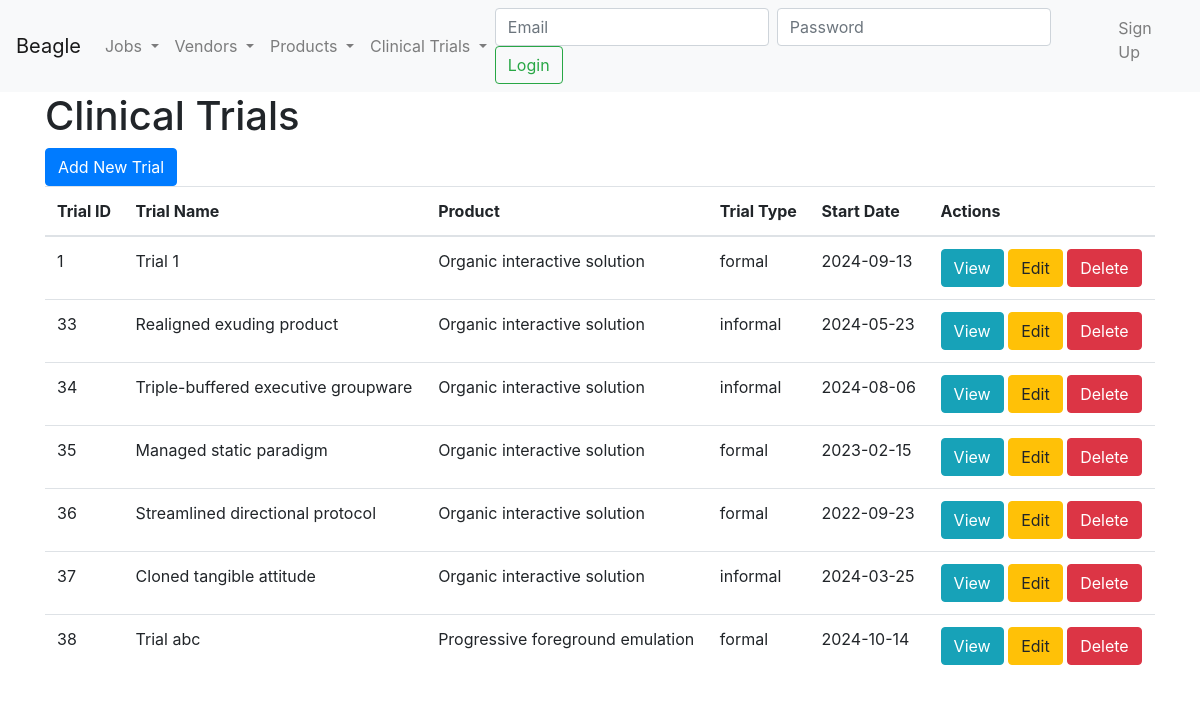
/trials, run on the app's committed database.
### model.py (models this page shows)
class ClinicalTrial(Base):
    __tablename__ = 'clinical_trials'
    TrialID = Column(Integer, primary_key=True)
    TrialName = Column(String, nullable=False)
    Description = Column(String)
    StartDate = Column(Date, nullable=False)
    EndDate = Column(Date)
    TrialType = Column(Enum('formal', 'informal', name='trial_type_enum'), nullable=False)
    ProductID = Column(String, ForeignKey('products.ProductID'))
    product = relationship('Product', back_populates='clinical_trials')
    enrollments = relationship('TrialEnrollment', back_populates='trial')
    standards = relationship('ClinicalTrialStandard', back_populates='trial')

class Product(Base):
    __tablename__ = 'products'
    ProductID = Column(String, primary_key=True)
    ProductName = Column(String, nullable=False)
    Description = Column(String)
    ResultsDisplayedInIDS7 = Column(Boolean)
    DICOMOutput = Column(String)
    WorklistIntegration = Column(Boolean)
    PrePopulatedReports = Column(Boolean)
    ProductType = Column(String)
    VendorID = Column(String, ForeignKey('vendors.VendorID'))
    vendor_ = relationship('Vendor', back_populates='products')
    pathologies = relationship('ProductPathology', back_populates='product')
    approvals = relationship('RegulatoryApproval', back_populates='product_')
    clinical_trials = relationship('ClinicalTrial', back_populates='product')

### clinical_trial.py (the view)
@app.route('/trials')
def list_trials_gui():
    session = Session
    try:
        trials = session.query(ClinicalTrial).options(joinedload(ClinicalTrial.product)).all()
        return render_template('clinical_trial/trails.html', trials=trials)
    except Exception as e:
        traceback.print_exc()
        abort(500, description=str(e))

### app.py (called while the page is built)
@app.context_processor
def inject_get_job_status():
    return dict(get_job_status=get_job_status)

### templates/clinical_trial/trails.html
{% extends 'base.html' %}
{% block content %}
<h1>Clinical Trials</h1>
<a href="{{ url_for('add_trial_gui') }}" class="btn btn-primary">Add New Trial</a>
<table class="table">
    <thead>
        <tr>
            <th>Trial ID</th>
            <th>Trial Name</th>
            <th>Product</th>
            <th>Trial Type</th>
            <th>Start Date</th>
            <th>Actions</th>
        </tr>
    </thead>
    <tbody>
        {% for trial in trials %}
        <tr>
            <td>{{ trial.TrialID }}</td>
            <td>{{ trial.TrialName }}</td>
            <td>{{ trial.product.ProductName }}</td>
            <td>{{ trial.TrialType }}</td>
            <td>{{ trial.StartDate.strftime('%Y-%m-%d') }}</td>
            <td>
                <a href="{{ url_for('trial_detail_gui', trial_id=trial.TrialID) }}" class="btn btn-info">View</a>
                <a href="{{ url_for('edit_trial_gui', trial_id=trial.TrialID) }}" class="btn btn-warning">Edit</a>
                <a href="{{ url_for('delete_trial_gui', trial_id=trial.TrialID) }}" class="btn btn-danger">Delete</a>
            </td>
        </tr>
        {% endfor %}
    </tbody>
</table>
{% endblock %}

### data on the page
ClinicalTrial: TrialID "1", TrialName "Trial 1", product.ProductName "Organic interactive solution", TrialType "formal", StartDate "2024-09-13"
ClinicalTrial: TrialID "33", TrialName "Realigned exuding product", product.ProductName "Organic interactive solution", TrialType "informal", StartDate "2024-05-23"
ClinicalTrial: TrialID "34", TrialName "Triple-buffered executive groupware", product.ProductName "Organic interactive solution", TrialType "informal", StartDate "2024-08-06"
ClinicalTrial: TrialID "35", TrialName "Managed static paradigm", product.ProductName "Organic interactive solution", TrialType "formal", StartDate "2023-02-15"
ClinicalTrial: TrialID "36", TrialName "Streamlined directional protocol", product.ProductName "Organic interactive solution", TrialType "formal", StartDate "2022-09-23"
ClinicalTrial: TrialID "37", TrialName "Cloned tangible attitude", product.ProductName "Organic interactive solution", TrialType "informal", StartDate "2024-03-25"
ClinicalTrial: TrialID "38", TrialName "Trial abc", product.ProductName "Progressive foreground emulation", TrialType "formal", StartDate "2024-10-14"
